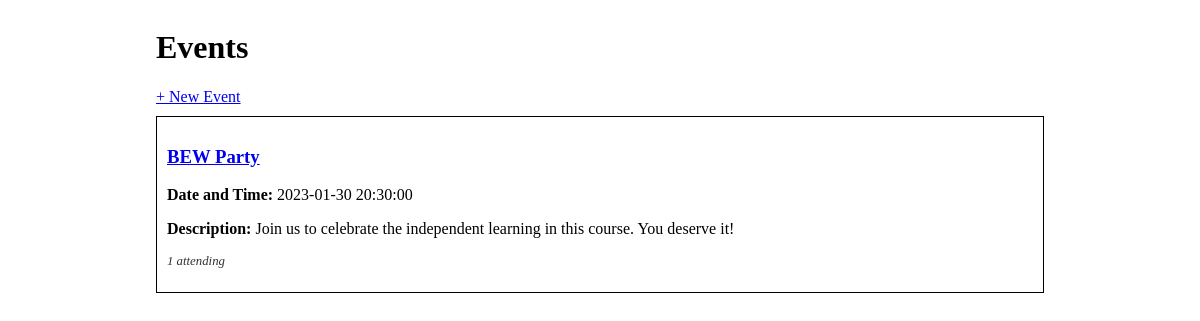
Before: / with the older database file.
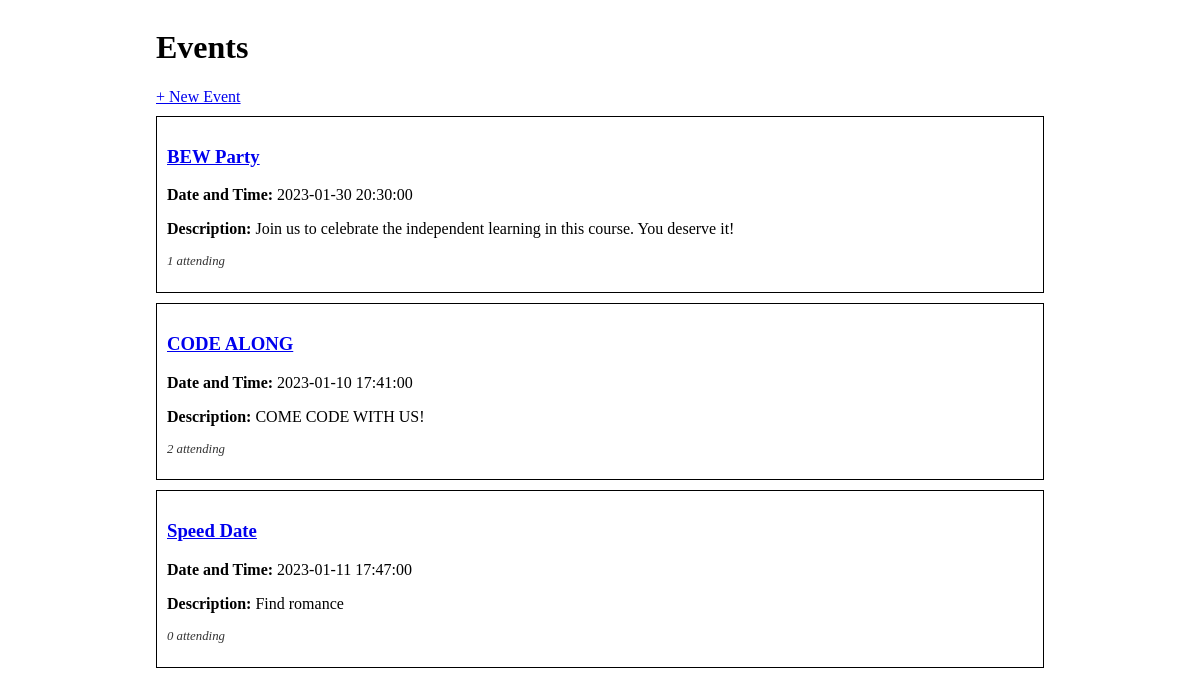
After: the same page with the newer database file.
### events_app/models.py (models this page shows)
class Event(db.Model):
    id = db.Column(db.Integer, primary_key=True)
    title = db.Column(db.String(100), nullable=False)
    description = db.Column(db.String(255),  nullable=False)
    date_and_time = db.Column(db.DateTime, nullable=False)
    guests = db.relationship('Guest', secondary='guest_event_table', back_populates='events_attending')

### events_app/routes.py (the view)
@main.route('/')
def index():
    events = Event.query.all()
    return render_template('index.html', events=events)

### events_app/templates/index.html
{% extends 'base.html' %}
{% block content %}
<h1>Events</h1>
<a href="/create">+ New Event</a>
{% for event in events %}
    <div class="event-container">
        <h3><a href="/event/{{ event.id }}">{{ event.title }}</a></h3>
        <p><strong>Date and Time:</strong> {{ event.date_and_time }}</p>
        <p><strong>Description:</strong> {{ event.description }}</p>
        <p class="small-text">
            {{ event.guests|length }} attending
        </p>
    </div>
{% endfor %}
{% endblock %}

### events_app/templates/base.html (shortened to what this page needs)
<!DOCTYPE html>
<html>
    <head>
        <link rel="stylesheet" href="/static/style.css">
    </head>
    <body>
        <div id="content">
            {% block content %}{% endblock %}
        </div>
    </body>
</html>

### events_app/static/style.css (style rules this page uses)
body { display: flex; justify-content: center; }
#content { width: 75%; }
.event-container { border: 1px solid #000; margin: 10px 0; padding: 10px; }
.small-text { font-size: 0.8em; color: #333; font-style: italic; }

Changed rows visible on the page:
added Event: title "CODE ALONG", date_and_time "2023-01-10 17:41:00", description "COME CODE WITH US!", guests|length "2"
added Event: title "Speed Date", date_and_time "2023-01-11 17:47:00", description "Find romance", guests|length "0"
